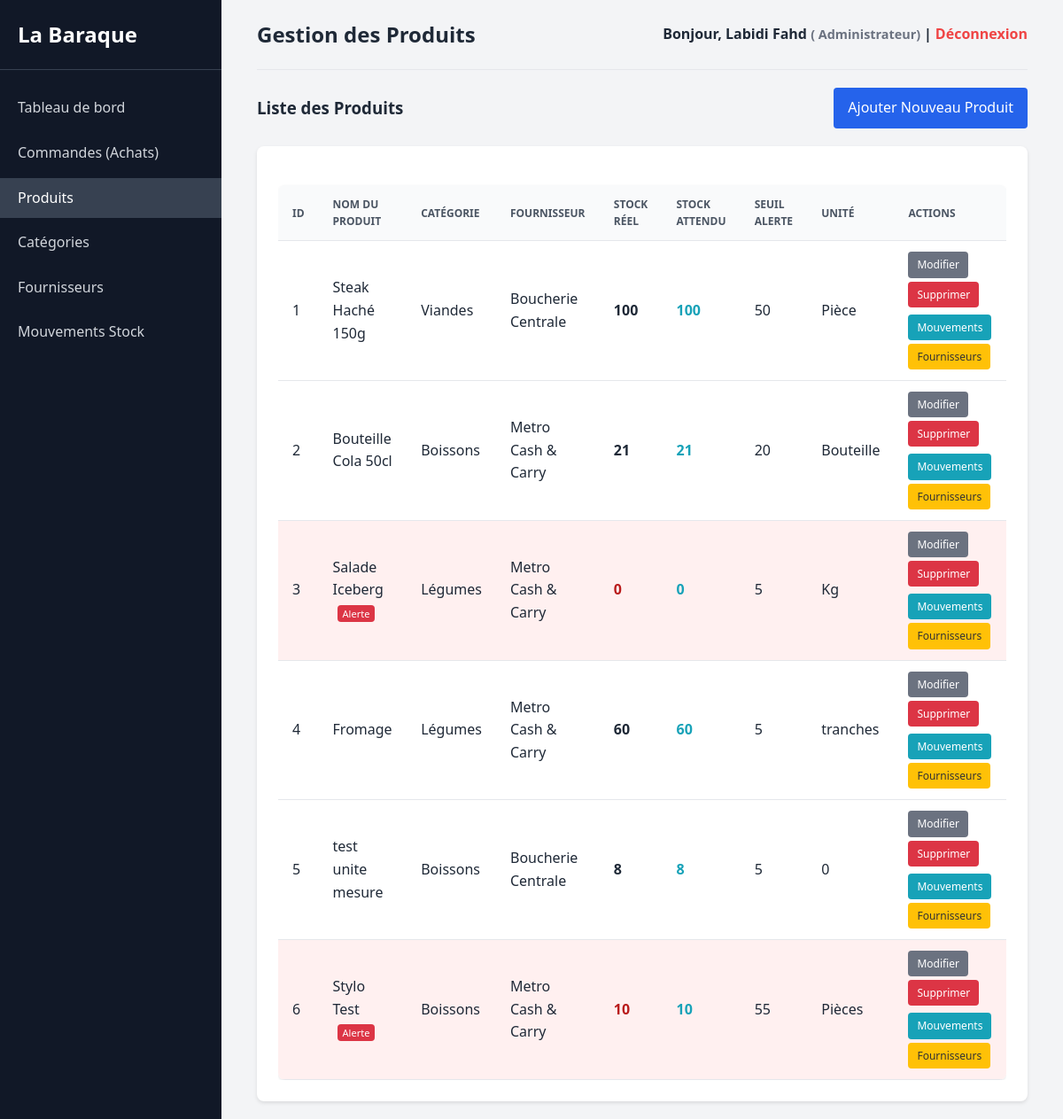
Page /index.php?controleur=produit&action=index (signed in) on the committed database.
### tables this page shows
CREATE TABLE IF NOT EXISTS `produits` (
  `id_prod` int(11) NOT NULL AUTO_INCREMENT,
  `nom_prod` varchar(100) NOT NULL,
  `unite` varchar(20) NOT NULL,
  `stock_initial` int(11) NOT NULL DEFAULT 0,
  `seuil_alerte` int(11) NOT NULL DEFAULT 5,
  `id_categ` int(11) NOT NULL,
  `id_fourni` int(11) NOT NULL,
  PRIMARY KEY (`id_prod`),
  KEY `id_categ` (`id_categ`),
  KEY `id_fourni` (`id_fourni`)
);

CREATE TABLE IF NOT EXISTS `categ_produits` (
  `id_categ` int(11) NOT NULL AUTO_INCREMENT,
  `libelle_categ` varchar(100) NOT NULL,
  PRIMARY KEY (`id_categ`)
);

CREATE TABLE IF NOT EXISTS `fournisseurs` (
  `id_fourni` int(11) NOT NULL AUTO_INCREMENT,
  `nom_fourni` varchar(100) NOT NULL,
  `tel_fourni` varchar(20) DEFAULT NULL,
  `rue_fourni` varchar(150) DEFAULT NULL,
  `cp_fourni` varchar(10) DEFAULT NULL,
  `ville_fourni` varchar(100) DEFAULT NULL,
  PRIMARY KEY (`id_fourni`)
);

### controleurs/ProduitController.php (called while the page is built, shortened)
<?php
require_once BASE_PATH . '/modeles/Produit.php';
class ProduitController
{
    private $produitModel;
    public function __construct()
    {
        $this->produitModel = new Produit();
    }
    public function index()
    {
        $pageTitle = "Gestion des Produits";
        $produits = $this->produitModel->getAllWithDetails();
        require_once BASE_PATH . '/vues/produits/index.php';
        $content = ob_get_clean();
        global $controllerName;
        require_once BASE_PATH . '/vues/layout.php';
    }
}
?>

### config/database.php (called while the page is built, shortened)
<?php
class Database
{
    private static $instance = null;
    private $conn;
    private function __construct()
    {
        try {
            $this->conn = new PDO("mysql:host=" . DB_HOST . ";dbname=" . DB_NAME . ";charset=utf8mb4", DB_USER, DB_PASS);
            $this->conn->setAttribute(PDO::ATTR_ERRMODE, PDO::ERRMODE_EXCEPTION);
            $this->conn->setAttribute(PDO::ATTR_DEFAULT_FETCH_MODE, PDO::FETCH_ASSOC);
            $this->conn->exec("SET NAMES utf8mb4");
        } catch (PDOException $e) {
            die("Erreur de connexion : " . $e->getMessage());
        }
    }
    public static function getInstance()
    {
        if (!self::$instance) {
            self::$instance = new Database();
        }
        return self::$instance;
    }
    public function getConnection()
    {
        return $this->conn;
    }
}
?>

### modeles/Model.php (called while the page is built, shortened)
<?php
require_once __DIR__ . '/../config/database.php';
abstract class Model
{
    public function __construct()
    {
        $this->db = Database::getInstance()->getConnection();
    }
}
?>

### modeles/Produit.php (called while the page is built, shortened)
<?php
require_once __DIR__ . '/Model.php';
class Produit extends Model
{
    public function getAllWithDetails()
    {
        $sql = "SELECT p.*, c.libelle_categ, f.nom_fourni
                FROM produits p
                LEFT JOIN categ_produits c ON p.id_categ = c.id_categ
                LEFT JOIN fournisseurs f ON p.id_fourni = f.id_fourni";
        $requete = $this->db->prepare($sql);
        $requete->execute();
        return $requete->fetchAll();
    }
}
?>

### vues/produits/index.php (the view)
<div style="display: flex; justify-content: space-between; align-items: center; margin-bottom: 20px;">
    <h3>Liste des Produits</h3>
    <a href="<?= BASE_URL ?>/index.php?controleur=produit&action=create" class="btn">Ajouter Nouveau Produit</a>
</div>
<div class="card">
    <div class="table-responsive">
        <table class="table">
            <thead>
                <tr>
                    <th>ID</th>
                    <th>Nom du Produit</th>
                    <th>Catégorie</th>
                    <th>Fournisseur</th>
                    <th>Stock Réel</th>
                    <th>Stock Attendu</th>
                    <th>Seuil Alerte</th>
                    <th>Unité</th>
                    <th>Actions</th>
                </tr>
            </thead>
            <tbody>
                <?php if (empty($produits)): ?>
                    <tr>
                        <td colspan="9" style="text-align: center;">Aucun produit trouvé.</td>
                    </tr>
                <?php else: ?>
                    <?php foreach ($produits as $p): ?>
                        <?php
                            $stockActuel   = $p['quantite_stock'];
                            $seuilAlerte   = $p['seuil_alerte'] ?? 5;
                            $stockAttendu  = $p['stock_attendu'];
                            $estEnAlerte   = $stockActuel <= $seuilAlerte;
                            $commandeEnCours = $estEnAlerte && ($stockAttendu > $seuilAlerte);
                            if ($commandeEnCours) {
                                $styleLigne = 'background-color: #fff8e1;';
                            } elseif ($estEnAlerte) {
                                $styleLigne = 'background-color: #fff0f0;';
                            } else {
                                $styleLigne = '';
                            }
                        ?>
                        <tr style="<?= $styleLigne ?>">
                            <td><?= htmlspecialchars($p['id_prod']) ?></td>
                            <td>
                                <?= htmlspecialchars($p['nom_prod']) ?>
                                <?php if ($commandeEnCours): ?>
                                    <span title="Commande en cours" style="background:#ffc107; color:#333; border-radius:4px; padding:2px 6px; font-size:11px; margin-left:5px;">Cmd en cours</span>
                                <?php elseif ($estEnAlerte): ?>
                                    <span title="Stock critique" style="background:#dc3545; color:white; border-radius:4px; padding:2px 6px; font-size:11px; margin-left:5px;">Alerte</span>
                                <?php endif; ?>
                            </td>
                            <td><?= htmlspecialchars($p['libelle_categ'] ?? 'N/A') ?></td>
                            <td><?= htmlspecialchars($p['nom_fourni'] ?? 'N/A') ?></td>
                            <td style="font-weight: bold; color: <?= $estEnAlerte ? 'var(--danger-text)' : 'inherit' ?>;">
                                <?= htmlspecialchars($stockActuel) ?>
                            </td>
                            <td style="color: #17a2b8; font-weight: bold;">
                                <?= htmlspecialchars($stockAttendu) ?>
                            </td>
                            <td><?= htmlspecialchars($seuilAlerte) ?></td>
                            <td><?= htmlspecialchars($p['unite']) ?></td>
                            <td>
                                <a href="<?= BASE_URL ?>/index.php?controleur=produit&action=edit&id=<?= $p['id_prod'] ?>"
                                    class="btn btn-secondary"
                                    style="padding: 5px 10px; font-size: 12px; text-decoration: none; display: inline-block; margin-bottom: 4px;">Modifier</a>
                                <a href="<?= BASE_URL ?>/index.php?controleur=produit&action=delete&id=<?= $p['id_prod'] ?>"
                                    class="btn btn-danger"
                                    style="padding: 5px 10px; font-size: 12px; background-color: #dc3545; color: white; border: none; text-decoration: none; display: inline-block; margin-bottom: 4px;"
                                    onclick="return confirm('Êtes-vous sûr de vouloir supprimer ce produit ?');">Supprimer</a>
                                <br>
                                <a href="<?= BASE_URL ?>/index.php?controleur=mouvement&action=index&id_prod=<?= $p['id_prod'] ?>"
                                    class="btn btn-secondary"
                                    style="padding: 5px 10px; font-size: 12px; background-color: #17a2b8; color: white; border: none; text-decoration: none; display: inline-block; margin-top: 4px;">Mouvements</a>
                                <a href="<?= BASE_URL ?>/index.php?controleur=produit&action=historiqueFournisseurs&id=<?= $p['id_prod'] ?>"
                                    class="btn btn-secondary"
                                    style="padding: 5px 10px; font-size: 12px; background-color: #ffc107; color: #333; border: none; text-decoration: none; display: inline-block; margin-top: 4px;">Fournisseurs</a>
                            </td>
                        </tr>
                    <?php endforeach; ?>
                <?php endif; ?>
            </tbody>
        </table>
    </div>
</div>

### index.php (shortened to what this page needs)
<?php
$controllerName = isset($_GET['controleur']) ? $_GET['controleur'] : 'dashboard';
$actionName = isset($_GET['action']) ? $_GET['action'] : 'index';
$controllerClass = ucfirst($controllerName) . 'Controller';
$controllerFile = BASE_PATH . '/controleurs/' . $controllerClass . '.php';
if (file_exists($controllerFile)) {
    $controller = new $controllerClass();
    if (method_exists($controller, $actionName)) {
        $controller->$actionName();
    } else {
        http_response_code(404);
        echo "404 - Action not found";
    }
} else {
    http_response_code(404);
    echo "404 - Controller not found";
}
?>

### vues/layout.php (shortened to what this page needs)
<!DOCTYPE html>
<html lang="fr">
<head>
    <link rel="stylesheet" href="<?= BASE_URL ?>/assets/css/style.css">
</head>
<body>
    <div class="wrapper">
        <aside class="sidebar">
            <div class="sidebar-header">
                <h2>La Baraque</h2>
            </div>
            <ul class="sidebar-nav">
                <li>
                    <a href="<?= BASE_URL ?>/index.php?controleur=dashboard&action=index"
                        class="<?= $controllerName === 'dashboard' ? 'active' : '' ?>">Tableau de bord</a>
                </li>
                <li>
                    <a href="<?= BASE_URL ?>/index.php?controleur=commande&action=index"
                        class="<?= $controllerName === 'commande' ? 'active' : '' ?>">Commandes (Achats)</a>
                </li>
                <li>
                    <a href="<?= BASE_URL ?>/index.php?controleur=produit&action=index"
                        class="<?= $controllerName === 'produit' ? 'active' : '' ?>">Produits</a>
                </li>
                <li>
                    <a href="<?= BASE_URL ?>/index.php?controleur=categorie&action=index"
                        class="<?= $controllerName === 'categorie' ? 'active' : '' ?>">Catégories</a>
                </li>
                <li>
                    <a href="<?= BASE_URL ?>/index.php?controleur=fournisseur&action=index"
                        class="<?= $controllerName === 'fournisseur' ? 'active' : '' ?>">Fournisseurs</a>
                </li>
                <li>
                    <a href="<?= BASE_URL ?>/index.php?controleur=mouvement&action=index"
                        class="<?= $controllerName === 'mouvement' ? 'active' : '' ?>">Mouvements Stock</a>
                </li>
            </ul>
        </aside>
        <main class="main-content">
            <header class="topbar">
                <h2>
                    <?= htmlspecialchars($pageTitle ?? 'Tableau de bord') ?>
                </h2>
                <div class="user-info">
                    Bonjour,
                    <?= htmlspecialchars($_SESSION['user_nom'] ?? 'Utilisateur') ?>
                    <span style="color: #6b7280; font-size: 0.9em;">(
                        <?= htmlspecialchars($_SESSION['user_role'] ?? '') ?>)
                    </span>
                    | <a href="<?= BASE_URL ?>/index.php?controleur=auth&action=logout"
                        class="logout-btn">Déconnexion</a>
                </div>
            </header>
            <div class="content">
                <?= $content ?>
            </div>
        </main>
    </div>
</body>
</html>

### assets/css/style.css (style rules this page uses)
:root { --primary-color: #2563eb; --primary-hover: #1d4ed8; --bg-color: #f3f4f6; --card-bg: #ffffff; --text-main: #1f2937; --text-muted: #4b5563; --border-color: #e5e7eb; --danger-bg: #fee2e2; --danger-text: #b91c1c; --danger-border: #f87171; }
* { box-sizing: border-box; margin: 0; padding: 0; }
body { font-family: 'Segoe UI', Tahoma, Geneva, Verdana, sans-serif; background-color: var(--bg-color); color: var(--text-main); line-height: 1.6; }
.wrapper { display: flex; min-height: 100vh; }
.sidebar { width: 250px; background-color: #111827; color: white; padding: 20px 0; flex-shrink: 0; }
.sidebar-header { padding: 0 20px 20px; border-bottom: 1px solid #374151; margin-bottom: 20px; }
.sidebar-nav { list-style: none; }
.sidebar-nav li { margin-bottom: 5px; }
.sidebar-nav a { display: block; padding: 10px 20px; color: #d1d5db; text-decoration: none; transition: background-color 0.2s; }
.sidebar-nav a:hover, .sidebar-nav a.active { background-color: #374151; color: white; }
.main-content { flex: 1; padding: 20px 40px; overflow-y: auto; }
.topbar { display: flex; justify-content: space-between; align-items: center; padding-bottom: 20px; border-bottom: 1px solid var(--border-color); margin-bottom: 20px; }
.user-info { font-weight: bold; }
.logout-btn { color: #ef4444; text-decoration: none; }
.btn { display: inline-block; background-color: var(--primary-color); color: white; padding: 10px 16px; border: none; border-radius: 4px; cursor: pointer; font-size: 16px; text-decoration: none; text-align: center; transition: background-color 0.2s; }
.btn-secondary { background-color: #6b7280; }
.btn-danger { background-color: #ef4444; }
.table-responsive { overflow-x: auto; }
.table { width: 100%; border-collapse: collapse; margin-top: 20px; background-color: var(--card-bg); border-radius: 8px; overflow: hidden; box-shadow: 0 1px 3px rgba(0,0,0,0.1); }
.table th, .table td { padding: 12px 16px; text-align: left; border-bottom: 1px solid var(--border-color); }
.table th { background-color: #f9fafb; font-weight: 600; color: var(--text-muted); text-transform: uppercase; font-size: 12px; }
.card { background-color: var(--card-bg); padding: 24px; border-radius: 8px; box-shadow: 0 2px 4px rgba(0,0,0,0.1); }

### rows in the picture
produits: id_prod "1", nom_prod "Steak Haché 150g", id_categ.libelle_categ "Viandes", id_fourni.nom_fourni "Boucherie Centrale", stockActuel "100", stockAttendu "100", seuil_alerte "50", unite "Pièce"
produits: id_prod "2", nom_prod "Bouteille Cola 50cl", id_categ.libelle_categ "Boissons", id_fourni.nom_fourni "Metro Cash & Carry", stockActuel "21", stockAttendu "21", seuil_alerte "20", unite "Bouteille"
produits: id_prod "3", nom_prod "Salade Iceberg", shows "Alerte", id_categ.libelle_categ "Légumes", id_fourni.nom_fourni "Metro Cash & Carry", stockActuel "0", stockAttendu "0", seuil_alerte "5", unite "Kg"
produits: id_prod "4", nom_prod "Fromage", id_categ.libelle_categ "Légumes", id_fourni.nom_fourni "Metro Cash & Carry", stockActuel "60", stockAttendu "60", seuil_alerte "5", unite "tranches"
produits: id_prod "5", nom_prod "test unite mesure", id_categ.libelle_categ "Boissons", id_fourni.nom_fourni "Boucherie Centrale", stockActuel "8", stockAttendu "8", seuil_alerte "5", unite "0"
produits: id_prod "6", nom_prod "Stylo Test", shows "Alerte", id_categ.libelle_categ "Boissons", id_fourni.nom_fourni "Metro Cash & Carry", stock_initial "10", seuil_alerte "55", unite "Pièces"

### other values in the picture
$pageTitle "Gestion des Produits"
$_SESSION['user_nom'] "Labidi Fahd"
$_SESSION['user_role'] "Administrateur"
